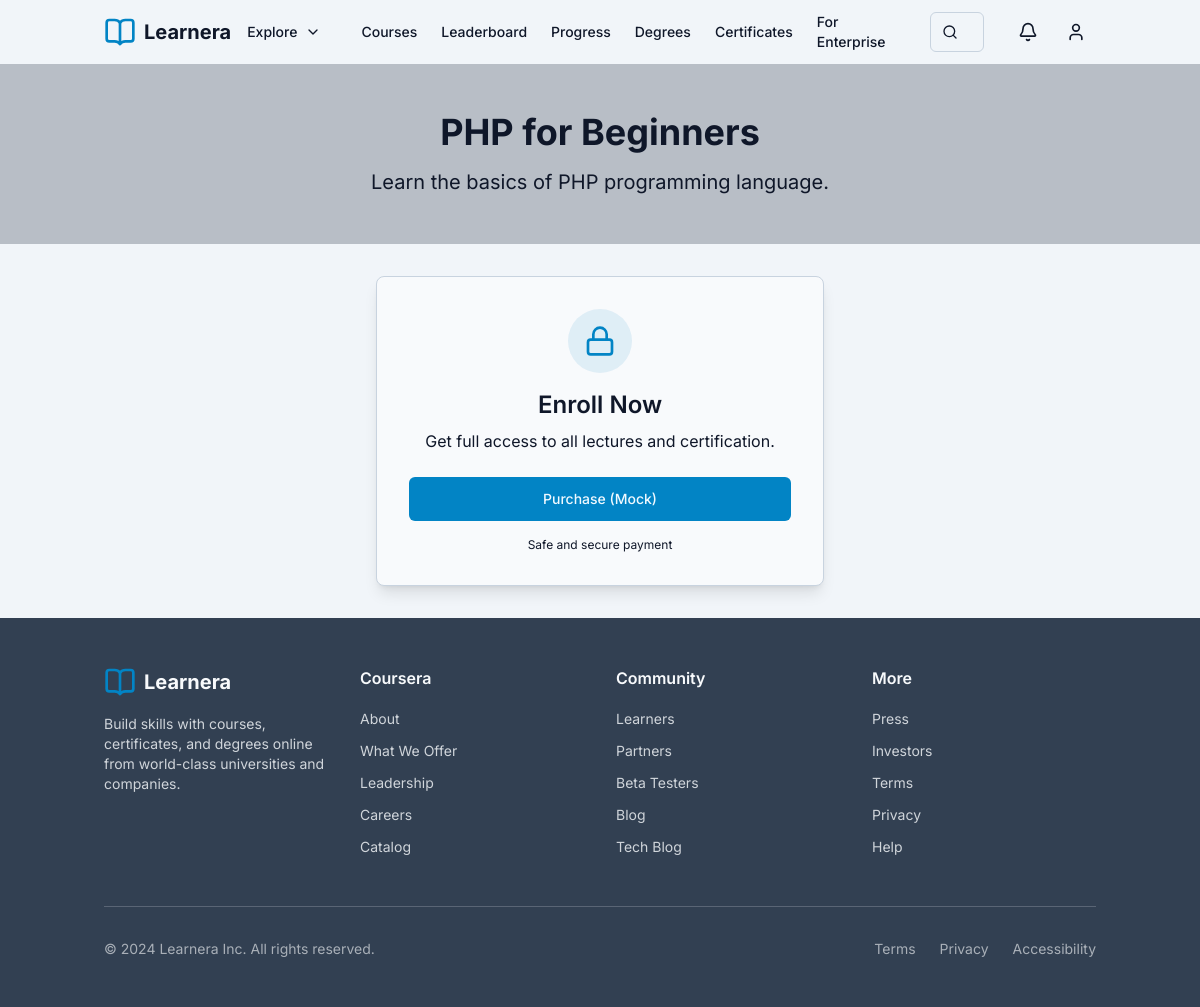
The app's page /backend/course.php?id=1 (signed in) with its own data.
### tables this page shows
CREATE TABLE `courses` (
  `id` int(11) NOT NULL AUTO_INCREMENT,
  `title` varchar(255) NOT NULL,
  `description` text,
  `price` decimal(10,2) NOT NULL DEFAULT '0.00',
  `thumbnail` varchar(255) DEFAULT NULL,
  PRIMARY KEY (`id`)
);

### backend/course.php (the view, shortened to what this page needs)
<?php
require_once 'db.php';
$courseId = $_GET['id'] ?? 0;
$userId = getCurrentUserId();
$stmt = $pdo->prepare("SELECT * FROM courses WHERE id = ?");
$stmt->execute([$courseId]);
$course = $stmt->fetch();
$stmt = $pdo->prepare("SELECT id FROM user_courses WHERE user_id = ? AND course_id = ?");
$stmt->execute([$userId, $courseId]);
$isPurchased = (bool)$stmt->fetch();
?>
<!DOCTYPE html>
<html>
<head>
</head>
<body class="bg-background text-foreground">
<?php require_once 'includes/header.php'; ?>
    <div class="bg-secondary/30 py-12">
        <div class="container mx-auto px-4 text-center">
            <h1 class="text-4xl font-bold mb-4"><?= htmlspecialchars($course['title']) ?></h1>
            <p class="text-xl text-muted-foreground max-w-2xl mx-auto"><?= htmlspecialchars($course['description']) ?></p>
        </div>
    </div>
    <div class="container mx-auto px-4 py-8">
        <?php if (!$isPurchased): ?>
            <div class="max-w-md mx-auto bg-card text-card-foreground rounded-lg border border-border shadow-lg p-8 text-center">
                <div class="mb-6">
                    <div class="h-16 w-16 bg-primary/10 rounded-full flex items-center justify-center mx-auto mb-4">
                        <i data-lucide="lock" class="h-8 w-8 text-primary"></i>
                    </div>
                    <h3 class="text-2xl font-semibold mb-2">Enroll Now</h3>
                    <p class="text-muted-foreground">Get full access to all lectures and certification.</p>
                </div>
                <form action="api/purchase.php" method="POST">
                    <button type="submit" class="w-full inline-flex items-center justify-center whitespace-nowrap rounded-md text-sm font-medium ring-offset-background transition-colors focus-visible:outline-none focus-visible:ring-2 focus-visible:ring-ring focus-visible:ring-offset-2 disabled:pointer-events-none disabled:opacity-50 bg-primary text-primary-foreground hover:bg-primary/90 h-11 px-8">
                        Purchase (Mock)
                    </button>
                    <p class="text-xs text-muted-foreground mt-4">Safe and secure payment</p>
                </form>
            </div>
        <?php endif; ?>
    </div>
<?php require_once 'includes/footer.php'; ?>
</body>
</html>

### frontend/modern-theme.css (style rules this page uses)
:root { --background: 209 40% 96%; --foreground: 222 47% 11%; --card: 210 40% 98%; --card-foreground: 222 47% 11%; --popover: 214 31% 91%; --popover-foreground: 222 47% 11%; --primary: 200 98% 39%; --primary-foreground: 204 100% 97%; --secondary: 215 24% 26%; --secondary-foreground: 210 40% 98%; --muted: 215 20% 65%; --muted-foreground: 222 47% 11%; --accent: 210 40% 98%; --accent-foreground: 215 19% 34%; --destructive: 0 72% 50%; --destructive-foreground: 0 85% 97%; --border: 212 26% 83%; --input: 212 26% 83%; --ring: 200 98% 39%; --radius: 0.5rem; }
body { background-color: hsl(var(--background)); color: hsl(var(--foreground)); font-family: 'Inter', sans-serif; }

### records on screen
courses: title "PHP for Beginners", description "Learn the basics of PHP programming language."
